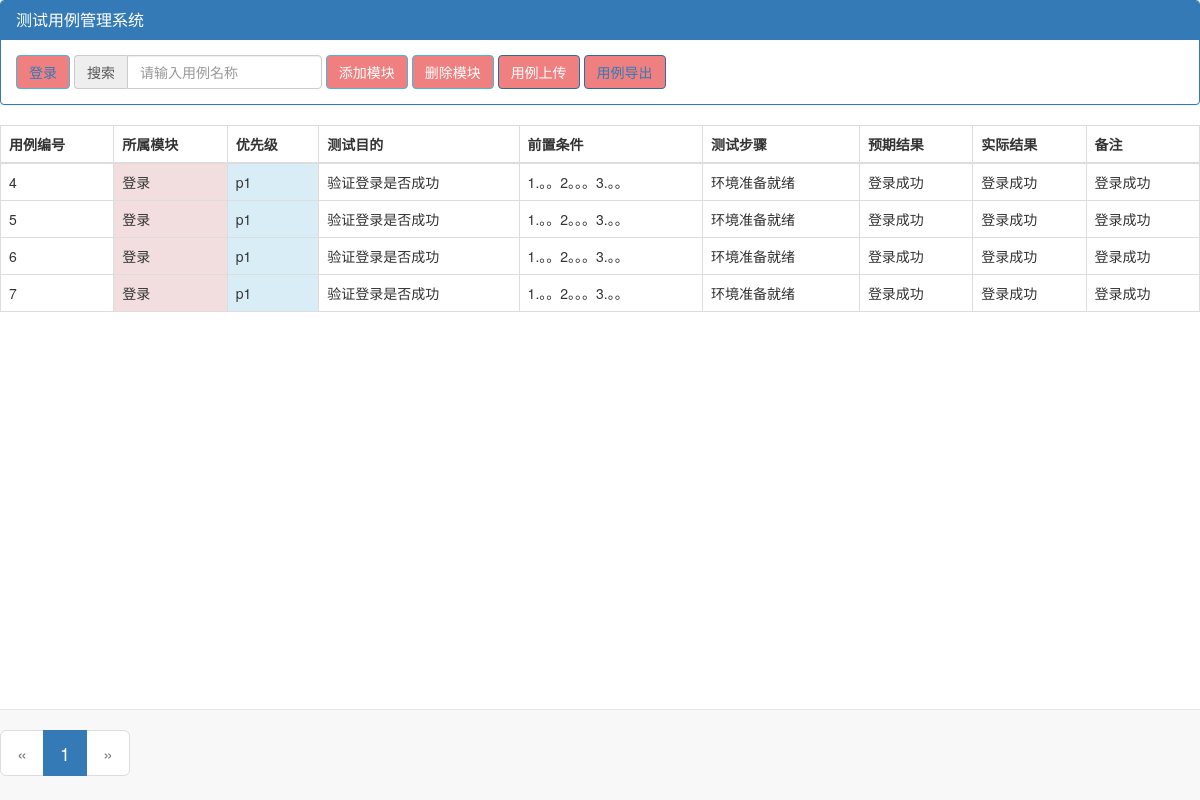
The app's page /testcase1/ with its own data.
### CaseManagement/models.py (models this page shows, shortened)
class DB_module(models.Model):
    t_module_name = models.CharField(max_length=100, verbose_name="模块名称")
    created = models.DateTimeField(default=timezone.now)
    def __str__(self):
        return self.t_module_name
    class Meta:
        db_table = u'db_module'
        verbose_name = '模块名称'
        verbose_name_plural = verbose_name

class DB_testcase(models.Model):
    t_id = models.AutoField(primary_key=True, verbose_name="用例编号")  # 用例编号
    t_priority = models.CharField(max_length=100, verbose_name="优先级")  # 优先级
    t_purpose = models.CharField(max_length=100, verbose_name="测试目的")  # 测试目的
    t_precondition = models.CharField(max_length=100, verbose_name="前置条件")  # 前置条件
    t_steps = models.CharField(max_length=100, verbose_name="测试步骤")  # 测试步骤
    t_expected_result = models.CharField(max_length=100, verbose_name="预期结果")  # 预期结果
    t_actual_result = models.CharField(max_length=100, verbose_name="实际结果")  # 实际结果
    t_remark = models.CharField(max_length=100, null=True, verbose_name="备注")  # 备注
    t_module = models.ForeignKey(DB_module, verbose_name="模块名称", on_delete=models.CASCADE)  # 所属模块
    class Meta:
        db_table = u'db_testcase'
        verbose_name = u'测试用例'
        ordering = ['t_id']
        verbose_name_plural = u'测试用例'

### CaseManagement/views.py (the view)
# urls.py: url(r'testcase1/', views.testcase1),
def testcase1(request):
    module_id = request.GET.get('module_id', 1)
    logger.info('从前端拿到模块的module_id为：%s' % module_id)
    page = request.GET.get('page', 1)
    if not page:
        page = 1
    else:
        page = int(page)
    all_module = DB_module.objects.all()
    logger.info('取出所有的模块为：%s' % all_module)
    try:
        module_case = DB_module.objects.get(id=module_id)
    except Exception as e:
        print(e)
        return HttpResponseBadRequest('无用例')
    all_testcase_module = DB_testcase.objects.filter(t_module=module_case)
    paginator = Paginator(all_testcase_module, 15)
    page_article_list = paginator.page(page)
    pag_num = paginator.num_pages
    if page_article_list.has_next():
        next_page = page + 1
    else:
        next_page = page
    if page_article_list.has_previous():
        prev_page = page - 1
    else:
        prev_page = page
    print(module_id)
    page_num = range(1, pag_num + 1)
    print(page_num)
    return render(request, 'templates/testcase6.html', {
        'page_article_list': page_article_list,
        'page_num': page_num,
        'testcase_list': page_article_list,
        'curr_page': page,
        'next_page': next_page,
        'prev_page': prev_page,
        'module_list': all_module,
        'module_id': module_id
    })

### templates/testcase6.html (shortened to what this page needs)
<!DOCTYPE html>
<html lang="en">
<head>
    <link rel="stylesheet" href="https://stackpath.bootstrapcdn.com/bootstrap/3.4.1/css/bootstrap.min.css">
</head>
<body>
<div class="panel panel-primary">
    <div class="panel-heading">
        <h3 class="panel-title "><a href="http://127.0.0.1:8000/admin"  target="_blank">测试用例管理系统</a></h3>
    </div>
    <div class="panel-body form-inline">
        {% for i in module_list %}
            <button type="button" class="btn btn-info" style="color: #00F7DE">
                <a id={{ i.id }} href="/testcase1?module_id={{ i.id }}">{{ i.t_module_name }}</a>
            </button>
        {% endfor %}
        <div class="input-group">
            <div class="input-group-addon">搜索</div>
            <input type="text" class="form-control" id="exampleInputAmount" placeholder="请输入用例名称">
        </div>
        <button id="btnAddModule" class="btn btn-primary btn-info"
                onclick="javascript:document.getElementById('add_Module_div').style.display='block'">添加模块
        </button>
        <button id="btnDelModule" class="btn btn-primary btn-info"
                onclick="javascript:document.getElementById('del_Module_div').style.display='block'">删除模块
        </button>
        <button id="btnCaseimport" class="btn btn-primary"
                onclick="javascript:document.getElementById('file-import').style.display='block'">用例上传
        </button>
        <button id="btnCaseexport" class="btn btn-primary"><a href="/case_export/" target="_blank">用例导出</a></button>
    </div>
</div>
<table class="table  table-bordered table-hover">
    <thead>
    <tr>
    <tr>
        <th>用例编号</th>
        <th>所属模块</th>
        <th>优先级</th>
        <th>测试目的</th>
        <th>前置条件</th>
        <th>测试步骤</th>
        <th>预期结果</th>
        <th>实际结果</th>
        <th>备注</th>
    </tr>
    </tr>
    </thead>
    <tbody>
    {% for i in testcase_list %}
        <tr>
            <td>{{ i.t_id }}</td>
            <td class="danger">{{ i.t_module }}</td>
            <td class="info">{{ i.t_priority }}</td>
            <td class="errors">{{ i.t_purpose }}</td>
            <td class="">{{ i.t_precondition }}</td>
            <td class="">{{ i.t_steps }}</td>
            <td class="">{{ i.t_expected_result }}</td>
            <td class="">{{ i.t_actual_result }}</td>
            <td class="">{{ i.t_remark }}</td>
        </tr>
    {% endfor %}
    </tbody>
</table>
<nav aria-label="Page navigation" class="navbar navbar-default navbar-fixed-bottom ">
    <ul class="pagination pagination-lg ">
        {% if page_article_list.has_previous %}
            <li>
                <a href="/testcase1?page={{ prev_page }}" aria-label="Previous">
                    <span aria-hidden="true">«</span>
                </a>
            </li>
        {% else %}
            <li class="disabled">
                <a href="#" aria-label="Previous">
                    <span aria-hidden="true">«</span>
                </a>
            </li>
        {% endif %}
        {% for num in page_num %}
            {% ifequal num curr_page %}
                <li class="active"><a href="/testcase1?module_id={{ module_id }}&page={{ num }}"> {{ num }}</a>
                </li>
            {% else %}
                <li class="select2-container--disabled"><a
                        href="/testcase1?module_id={{ module_id }}&page={{ num }}"> {{ num }}</a></li>
            {% endifequal %}
        {% endfor %}
        {% if page.has_next %}
            <li>
                <a href="/testcase1?module_id={{ module_id }}page={{ next_page }}" aria-label="Next">
                    <span aria-hidden="true">»</span>
                </a></li>
        {% else %}
            <li class="disabled ">
                <a href="#" aria-label="Next">
                    <span aria-hidden="true" style="color: gray">»</span>
                </a></li>
        {% endif %}
    </ul>
</nav>
</body>
</html>
</head>
<body>
</body>
</html>

### templates/testcase6.html (style rules this page uses)
.btn { background: lightcoral; }
#btnCaseexport,h3,a:hover,a { text-decoration: none; }

### records on screen
DB_module: t_module_name "登录"
DB_testcase: t_id "4", t_module "登录", t_priority "p1", t_purpose "验证登录是否成功", t_precondition "1.。。2。。。3.。。", t_steps "环境准备就绪", t_expected_result "登录成功", t_actual_result "登录成功", t_remark "登录成功"
DB_testcase: t_id "5", t_module "登录", t_priority "p1", t_purpose "验证登录是否成功", t_precondition "1.。。2。。。3.。。", t_steps "环境准备就绪", t_expected_result "登录成功", t_actual_result "登录成功", t_remark "登录成功"
DB_testcase: t_id "6", t_module "登录", t_priority "p1", t_purpose "验证登录是否成功", t_precondition "1.。。2。。。3.。。", t_steps "环境准备就绪", t_expected_result "登录成功", t_actual_result "登录成功", t_remark "登录成功"
DB_testcase: t_id "7", t_module "登录", t_priority "p1", t_purpose "验证登录是否成功", t_precondition "1.。。2。。。3.。。", t_steps "环境准备就绪", t_expected_result "登录成功", t_actual_result "登录成功", t_remark "登录成功"

### other values on screen
{{ num }} "1"
